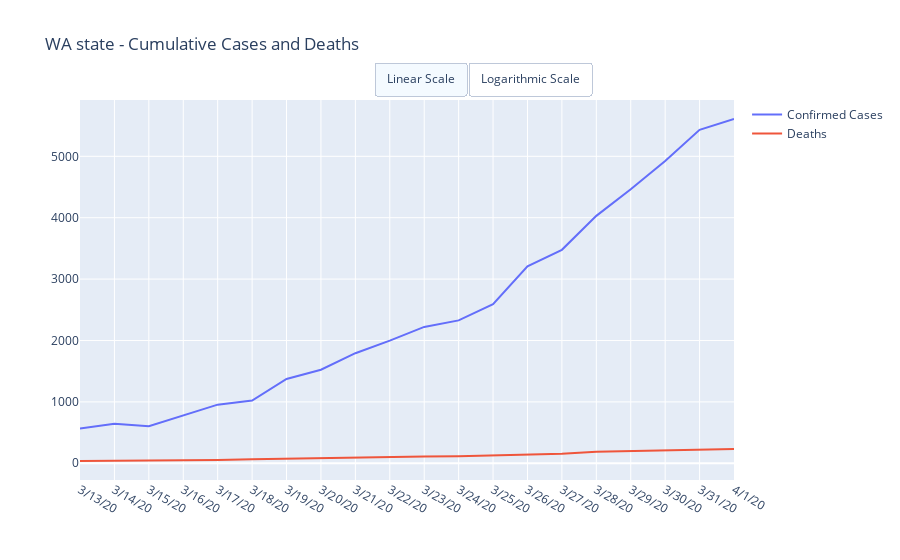

The cell this chart's notebook holds for it:
### Markdown cell above
# Washington State - Aggregate Data

### Code cell
dfWAConfirmed = dfConfirmedUSStates[dfConfirmedUSStates.index == 'Washington'].copy()
dfWADeaths =  dfDeathsUSStates[dfDeathsUSStates.index == 'Washington'].copy()

trace1 = go.Scatter(
    x = dfWAConfirmed.columns[-DEFAULT_DAYS:],
    y = dfWAConfirmed.iloc[0][-DEFAULT_DAYS:], name = 'Confirmed Cases')

trace2 = go.Scatter(
    x = dfWADeaths.columns[-DEFAULT_DAYS:],
    y = dfWADeaths.iloc[0][-DEFAULT_DAYS:], name = 'Deaths')

data = [trace1, trace2]
layout = dict(title = 'WA state - Cumulative Cases and Deaths', updatemenus=LogLinearScale)

py.iplot(dict(data=data, layout=layout))
dfWAConfirmed['Category'] = 'Confirmed Cases'
dfWAConfirmed = dfWAConfirmed.reset_index().set_index(['Province_State', 'Category'])
dfWADeaths['Category'] = 'Deaths'
dfWADeaths = dfWADeaths.reset_index().set_index(['Province_State', 'Category'])

dfWACombined = pd.concat([dfWAConfirmed, dfWADeaths])
dfWACombined[dfWACombined.columns[-DEFAULT_DAYS:]].style.format(IntegerFormatter)

### Figure 1 — Plotly figure (JSON) as saved in the notebook; plotly's stock layout.template omitted (floating-point values rounded to 4 significant figures)
{"data": [{"name": "Confirmed Cases", "type": "scatter", "x": ["3/13/20", "3/14/20", "3/15/20", "3/16/20", "3/17/20", "3/18/20", "3/19/20", "3/20/20", "3/21/20", "3/22/20", "3/23/20", "3/24/20", "3/25/20", "3/26/20", "3/27/20", "3/28/20", "3/29/20", "3/30/20", "3/31/20", "4/1/20"], "y": [568, 642, 603, 779, 955, 1022, 1374, 1524, 1793, 1997, 2221, 2328, 2591, 3207, 3477, 4030, 4465, 4923, 5432, 5608]}, {"name": "Deaths", "type": "scatter", "x": ["3/13/20", "3/14/20", "3/15/20", "3/16/20", "3/17/20", "3/18/20", "3/19/20", "3/20/20", "3/21/20", "3/22/20", "3/23/20", "3/24/20", "3/25/20", "3/26/20", "3/27/20", "3/28/20", "3/29/20", "3/30/20", "3/31/20", "4/1/20"], "y": [37, 39, 40, 48, 55, 67, 73, 83, 94, 97, 109, 116, 133, 150, 157, 188, 198, 205, 225, 234]}], "layout": {"title": {"text": "WA state - Cumulative Cases and Deaths"}, "updatemenus": [{"active": 0, "buttons": [{"args": [{"visible": [true, true]}, {"yaxis": {"type": "linear"}}], "label": "Linear Scale", "method": "update"}, {"args": [{"visible": [true, true]}, {"yaxis": {"type": "log"}}], "label": "Logarithmic Scale", "method": "update"}], "direction": "right", "type": "buttons", "x": 0.45, "xanchor": "left", "y": 1.1, "yanchor": "top"}]}}
